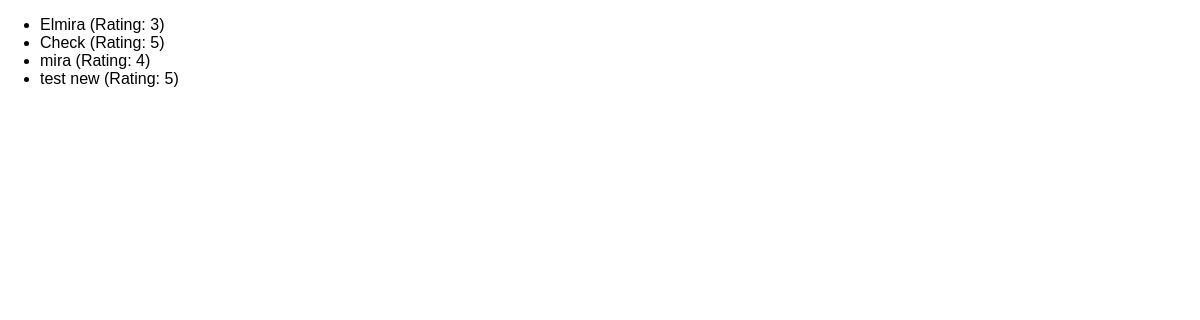
The app's page /reviews, older data.
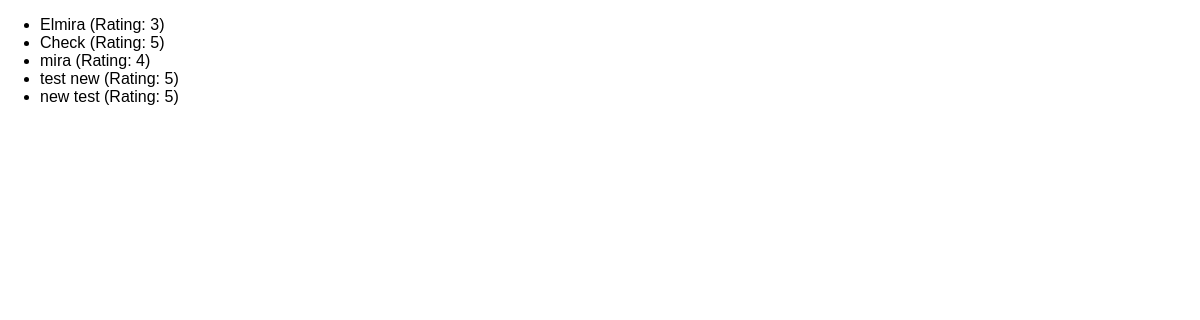
The same page, newer data.
### reviews/models.py (models this page shows)
class Review(models.Model):
    user_name = models.CharField(max_length=100)
    review_text = models.TextField()
    rating = models.IntegerField()

### reviews/views.py (the view)
# urls.py: path("reviews", views.ReviewListView.as_view()),
class ReviewListView(ListView):
    template_name = "reviews/review_list.html"
    model = Review
    context_object_name = "reviews"
    def get_queryset(self):
        base_query = super().get_queryset()
        data = base_query.filter(rating__gt=2)
        return data

### reviews/templates/reviews/review_list.html (shortened to what this page needs)
{% extends "reviews/base.html" %}
{%block content%}
    <ul>
        {%for review in reviews %}
            <li>{{ review.user_name }} (Rating: {{ review.rating }})</li>
        {%endfor%}
    </ul>
{%endblock%}

### reviews/templates/reviews/base.html (shortened to what this page needs)
{% load static %}
<!DOCTYPE html>
<html>
<head>
  <link rel="stylesheet" href="{% static "reviews/style.css" %}">
</head>
<body>
    {% block content%}
    {%endblock%}
</body>
</html>

### reviews/static/reviews/style.css (style rules this page uses)
body { font-family: sans-serif; margin: 0; }

Row changes from the older to the newer data that the page shows:
added Review: user_name "new test", rating "5"
